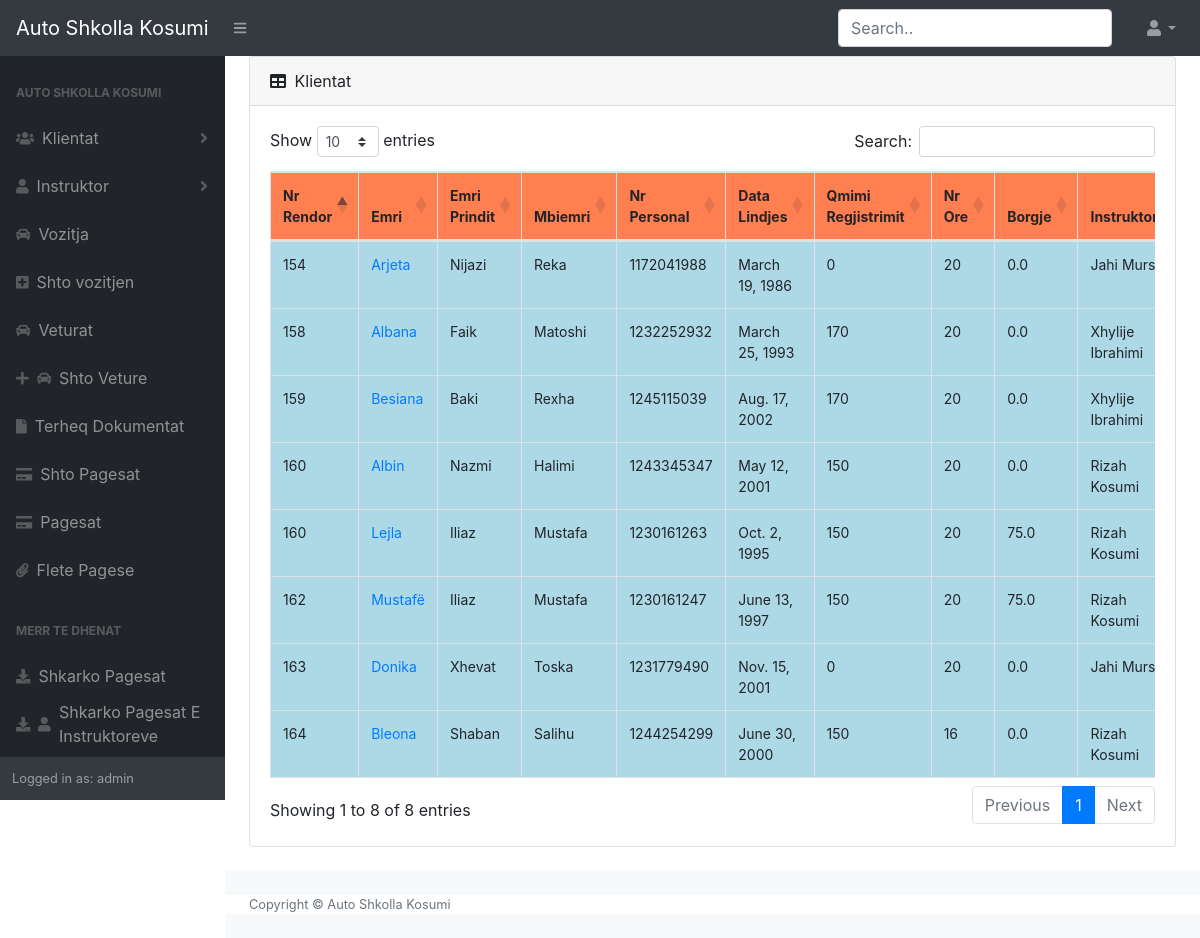
Screenshot of /Klientat/PaTatim/ (signed in) with the database file from the repository.
### Kosumi/models.py (models this page shows, shortened)
class Klientat(models.Model):
    nr  = models.IntegerField()
    Emri = models.CharField(max_length=50)
    Emri_Prindit = models.CharField(max_length=50,default="")
    Mbiemri = models.CharField(max_length=50)
    NrPersonal = models.IntegerField()
    DataLindjes = models.DateField(default=datetime.now)
    kandidatet = models.ForeignKey(kandidatet,on_delete=models.CASCADE,null=True)
    Qmimi_Regjistrimit = models.IntegerField(default=0)
    numriOreve = models.IntegerField(default=20)
    borgj = models.FloatField(default=0)
    Instruktori = models.ForeignKey(Instruktori,on_delete=models.CASCADE)
    Vendbanimi = models.CharField(max_length=100)
    NrTelefonit = PhoneNumberField()
    Kursi = models.IntegerField(default=0)
    data_Regjistrimit = models.DateField(default=datetime.now)
    tatimi = models.ForeignKey(tat,on_delete=models.CASCADE, default=2)
    TerheqjaDokumenteve = models.BooleanField(default=False)
    Vijimi = models.BooleanField(default=True)
    dataTerheqjes = models.DateField(null=True,blank=True)
    pagesaNeBank = models.CharField(max_length=2,default="Jo")

class Instruktori(models.Model):
    Emri = models.CharField(max_length=50)
    Emri_Prindit = models.CharField(max_length=50,default="")
    Mbiemri = models.CharField(max_length=50)
    nrLicenses = models.CharField(max_length=50,null=True)
    dataLindjes = models.DateField(null=True)
    NrPersonal = models.IntegerField(null=True)
    komuna = models.CharField(max_length=50,null=True)
    Nr_tel = PhoneNumberField()
    vetura = models.ForeignKey(Veturat,on_delete=models.CASCADE,null=True,blank=True)
    def __str__(self):
        return self.Emri+" "+self.Mbiemri

### Kosumi/views.py (the view)
# urls.py: path('Klientat/PaTatim/', homeViews.cliPaTatim, name="patatim"),
@login_required
def cliPaTatim(request):
    kli = Klientat.objects.filter(tatimi_id=2)
    return render(request, 'home/kerkoKlientin.html', {"kli": kli})

### Kosumi/models.py (called while the page is built)
    def __str__(self):
        return self.tat

### Kosumi/templates/home/kerkoKlientin.html (shortened to what this page needs)
{%extends "home/Base.html"%}
{% load static %}
{% block content %}
<head>
    <link rel="stylesheet" type="text/css" href="">
</head>
<body class="sb-nav-fixed">
    <div class="card mb-4">
        <div class="card-header">
            <i class="fas fa-table mr-1"></i>
            Klientat
        </div>
        <div class="card-body">
            <div class="table-responsive">
                <table class="table table-bordered" id="dataTable" width="100%" cellspacing="0">
                    <thead>
                        <tr>
                            <th>Nr Rendor</th>
                            <th>Emri</th>
                            <th>Emri Prindit</th>
                            <th>Mbiemri</th>
                            <th>Nr Personal</th>
                            <th>Data Lindjes</th>
                            <th>Qmimi Regjistrimit</th>
                            <th>Nr Ore</th>
                            <th>Borgje</th>
                            <th>Instruktori</th>
                        </tr>
                    </thead>
                    <tbody>
                        {% for j in kli %}
                        <tr class="item">
                            {% if j.Vijimi %}
                                <td>{{j.nr}}</td>
                                <td><a href="{% url 'client' j.pk%}">{{j.Emri}}</a></td>
                                <td>{{j.Emri_Prindit}}</td>
                                <td>{{j.Mbiemri}}</td>
                                <td>{{j.NrPersonal}}</td>
                                <td>{{j.DataLindjes}}</td>
                                <td>{{j.Qmimi_Regjistrimit}}</td>
                                <td>{{j.numriOreve}}</td>
                                <td>{{j.borgj}}</td>
                                <td>{{j.Instruktori}}</td>
                            {%endif%}
                        </tr>
                        {% endfor %}
                    </tbody>
                </table>
            </div>
        </div>
    </div>
</body>
{% endblock content %}

### Kosumi/templates/home/Base.html (shortened to what this page needs)
{% load static %}
<!DOCTYPE html>
<html lang="en">
<head>
    <link rel="stylesheet" type="text/css" href="{% static 'css/stylesAd.css' %}">
    <link href="https://cdn.datatables.net/1.10.20/css/dataTables.bootstrap4.min.css" rel="stylesheet"
 />
</head>
<body class="sb-nav-fixed">
    <nav class="sb-topnav navbar navbar-expand navbar-dark bg-dark">
        <a class="navbar-brand" href="{% url 'home'%}">Auto Shkolla Kosumi</a>
        <button class="btn btn-link btn-sm order-1 order-lg-0" id="sidebarToggle" href="#"><i
                class="fas fa-bars"></i></button>
        <form class="d-none d-md-inline-block form-inline ml-auto mr-0 mr-md-3 my-2 my-md-0" method="GET"
            action="{% url 'klienti_Search' %}">
            <div class="input-group">
                <input class="form-control mr-sm-2" type="text" name="q" placeholder="Search.." aria-label="Search"
                    aria-describedby="basic-addon2" autocomplete="off">
            </div>
        </form>
        <ul class="navbar-nav ml-auto ml-md-0">
            <li class="nav-item dropdown">
                <a class="nav-link dropdown-toggle" id="userDropdown" href="#" role="button" data-toggle="dropdown"
                    aria-haspopup="true" aria-expanded="false"><i class="fas fa-user fa-fw"></i></a>
            </li>
        </ul>
    </nav>
    <div id="layoutSidenav">
        <div id="layoutSidenav_nav">
            <nav class="sb-sidenav accordion sb-sidenav-dark" id="sidenavAccordion">
                <div class="sb-sidenav-menu">
                    <div class="nav">
                        <div class="sb-sidenav-menu-heading">Auto Shkolla Kosumi</div>
                        <a class="nav-link collapsed" href="#" data-toggle="collapse" data-target="#collapseLayouts"
                            aria-expanded="false" aria-controls="collapseLayouts">
                            <div class="sb-nav-link-icon"><i class="fas fa-users"></i></div>
                            Klientat
                            <div class="sb-sidenav-collapse-arrow"><i class="fas fa-angle-down"></i></div>
                        </a>
                        <a class="nav-link collapsed" href="#" data-toggle="collapse" data-target="#collapsePages"
                            aria-expanded="false" aria-controls="collapsePages">
                            <div class="sb-nav-link-icon"><i class="fas fa-user"></i></div>
                            Instruktor
                            <div class="sb-sidenav-collapse-arrow"><i class="fas fa-angle-down"></i></div>
                        </a>
                        <a class="nav-link" href="{% url 'voz'%}">
                            <div class="sb-nav-link-icon"><i class="fas fa-car"></i></div>
                            Vozitja
                        </a>
                        <a class="nav-link" href="{% url 'regjistro-voz'%}">
                            <div class="sb-nav-link-icon"><i class="fas fa-plus-square"></i></div>
                            Shto vozitjen
                        </a>
                        <a class="nav-link" href="{% url 'vet'%}">
                            <div class="sb-nav-link-icon"><i class="fas fa-car"></i></div>
                            Veturat
                        </a>
                        <a class="nav-link" href="{% url 'regjistro-vet'%}">
                            <div class="sb-nav-link-icon"><i class="fas fa-plus"></i></div><div class="sb-nav-link-icon"><i class="fas fa-car"></i></div>
                            Shto Veture
                        </a>
                        <a class="nav-link" href="{% url 'asd'%}">
                            <div class="sb-nav-link-icon"><i class="fas fa-file"></i></div>
                            Terheq Dokumentat
                        </a>
                        <a class="nav-link" href="{% url 'shtopagesat'%}">
                            <div class="sb-nav-link-icon"><i class="fas fa-credit-card"></i></div>
                            Shto Pagesat
                        </a>
                        <a class="nav-link" href="{% url 'pags'%}">
                            <div class="sb-nav-link-icon"><i class="fas fa-credit-card"></i></div>
                            Pagesat
                        </a>
                        <a class="nav-link" href="{% url 'krijoPagese'%}">
                            <div class="sb-nav-link-icon"><i class="fas fa-paperclip"></i></div>
                            Flete Pagese
                        </a>
                        <div class="sb-sidenav-menu-heading">Merr Te Dhenat</div>
                        <a class="nav-link" href="{% url 'pag'%}" style="padding-bottom: 0;">
                            <div class="sb-nav-link-icon"><i class="fas fa-download"></i></div>
                            Shkarko Pagesat
                        </a>
                        <a class="nav-link" href="{% url 'inst'%}">
                            <div class="sb-nav-link-icon"><i class="fas fa-download"></i></div><div class="sb-nav-link-icon"><i class="fas fa-user"></i></div>
                            Shkarko Pagesat E Instruktoreve
                        </a>
                    </div>
                </div>
                <div class="sb-sidenav-footer">
                    <div class="small">Logged in as: {{user.username}} </div>
                </div>
            </nav>
        </div>
        <div id="layoutSidenav_content" style="background-color: #fff;">
            <main>
                <div class="container-fluid" style="background-color: #fff;">
                    {% block content %}
                    {% endblock %}
                </div>
            </main>
            <footer class="py-4 bg-light mt-auto" style="background-color: #fff;">
                <div class="container-fluid">
                    <div class="d-flex align-items-center justify-content-between small">
                        <div class="text-muted">Copyright &copy; Auto Shkolla Kosumi </div>
                    </div>
                </div>
            </footer>
        </div>
    </div>
</body>
</html>

### Kosumi/templates/home/Base.html (style rules this page uses)
th { cursor: pointer; background-color: coral; font-size: 16px; border-bottom: 1px solid black; }
td { font-size: 16px; background-color: lightblue; border-bottom: 1px solid black; height: 10px; }
button { margin-top: 2%; }
input { autocomplete="off"; }

### Kosumi/templates/home/kerkoKlientin.html (style rules this page uses)
th { cursor: pointer; background-color: coral; font-size: 14px; }
td { font-size: 14px; }

### rows the page displays
Klientat: nr "154", Emri "Arjeta", Emri_Prindit "Nijazi", Mbiemri "Reka", NrPersonal "1172041988", DataLindjes "March 19, 1986", Qmimi_Regjistrimit "0", numriOreve "20", borgj "0.0", Instruktori "Jahi…"
Klientat: nr "158", Emri "Albana", Emri_Prindit "Faik", Mbiemri "Matoshi", NrPersonal "1232252932", DataLindjes "March 25, 1993", Qmimi_Regjistrimit "170", numriOreve "20", borgj "0.0", Instruktori "Xhylije Ibrahimi"
Klientat: nr "159", Emri "Besiana", Emri_Prindit "Baki", Mbiemri "Rexha", NrPersonal "1245115039", DataLindjes "Aug. 17, 2002", Qmimi_Regjistrimit "170", numriOreve "20", borgj "0.0", Instruktori "Xhylije Ibrahimi"
Klientat: nr "160", Emri "Albin", Emri_Prindit "Nazmi", Mbiemri "Halimi", NrPersonal "1243345347", DataLindjes "May 12, 2001", Qmimi_Regjistrimit "150", numriOreve "20", borgj "0.0", Instruktori "Rizah Kosumi"
Klientat: nr "160", Emri "Lejla", Emri_Prindit "Iliaz", Mbiemri "Mustafa", NrPersonal "1230161263", DataLindjes "Oct. 2, 1995", Qmimi_Regjistrimit "150", numriOreve "20", borgj "75.0", Instruktori "Rizah Kosumi"
Klientat: nr "162", Emri "Mustafë", Emri_Prindit "Iliaz", Mbiemri "Mustafa", NrPersonal "1230161247", DataLindjes "June 13, 1997", Qmimi_Regjistrimit "150", numriOreve "20", borgj "75.0", Instruktori "Rizah Kosumi"
Klientat: nr "163", Emri "Donika", Emri_Prindit "Xhevat", Mbiemri "Toska", NrPersonal "1231779490", DataLindjes "Nov. 15, 2001", Qmimi_Regjistrimit "0", numriOreve "20", borgj "0.0", Instruktori "Jahi…"
Klientat: nr "164", Emri "Bleona", Emri_Prindit "Shaban", Mbiemri "Salihu", NrPersonal "1244254299", DataLindjes "June 30, 2000", Qmimi_Regjistrimit "150", numriOreve "16", borgj "0.0", Instruktori "Rizah Kosumi"

### other values shown
{{ user.username }} "admin"
